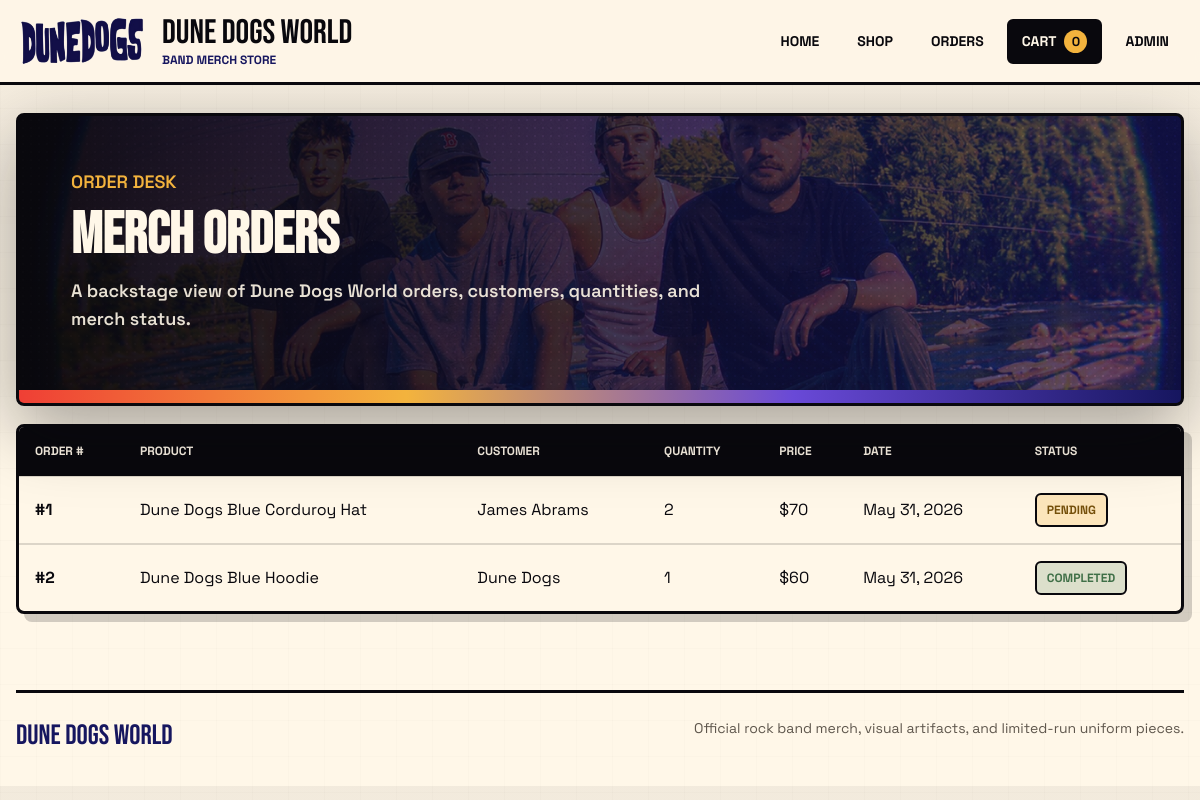
Screenshot of /orders/ with the database file from the repository.
### store/models.py (models this page shows, shortened)
class Order(models.Model):
    product = models.ForeignKey(Products, on_delete=models.CASCADE)
    customer = models.ForeignKey(Customer, on_delete=models.CASCADE)
    quantity = models.IntegerField(default=1)
    price = models.IntegerField()
    address = models.CharField(max_length=50, default="", blank=True)
    phone = models.CharField(max_length=50, default="", blank=True)
    date = models.DateField(default=datetime.date.today)
    status = models.BooleanField(default=False)
    class Meta:
        verbose_name_plural = "Orders"

class Products(models.Model):
    name = models.CharField(max_length=60)
    price = models.IntegerField(default=0)
    category = models.ForeignKey(Category, on_delete=models.CASCADE, default=1)
    description = models.CharField(max_length=250, default="", blank=True, null=True)
    image = models.ImageField(upload_to="uploads/products/")

class Customer(models.Model):
    first_name = models.CharField(max_length=50)
    last_name = models.CharField(max_length=50)
    phone = models.CharField(max_length=10)
    email = models.EmailField(unique=True)
    password = models.CharField(max_length=100)
    class Meta:
        verbose_name_plural = "Customers"

### store/views.py (the view)
# urls.py: path('orders/', views.customer_orders, name='orders'),
def customer_orders(request):
    orders = Order.objects.all()
    cart = _get_cart(request)
    return render(request, "store/orders.html", {
        "orders": orders,
        "cart": cart,
        "cart_count": sum(cart.values()),
    })

### store/views.py (called while the page is built)
def _get_cart(request):
    return request.session.get("cart", {})

### store/templates/store/orders.html (shortened to what this page needs)
{% extends 'store/base.html' %}
{% block content %}
<section class="hero hero-small">
  <div class="hero-content">
    <p class="eyebrow">Order Desk</p>
    <h2>Merch Orders</h2>
    <p class="lead">A backstage view of Dune Dogs World orders, customers, quantities, and merch status.</p>
  </div>
</section>
{% if orders %}
<div class="table-wrap">
  <table>
    <tr><th>Order #</th><th>Product</th><th>Customer</th><th>Quantity</th><th>Price</th><th>Date</th><th>Status</th></tr>
    {% for order in orders %}
    <tr>
      <td><strong>#{{ order.id }}</strong></td>
      <td>{{ order.product.name }}</td>
      <td>{{ order.customer.first_name }} {{ order.customer.last_name }}</td>
      <td>{{ order.quantity }}</td>
      <td>${{ order.price }}</td>
      <td>{{ order.date }}</td>
      <td><span class="status {% if order.status %}complete{% else %}pending{% endif %}">{% if order.status %}Completed{% else %}Pending{% endif %}</span></td>
    </tr>
    {% endfor %}
  </table>
</div>
{% else %}
<div class="empty empty-large">
  <p class="eyebrow">No Orders</p>
  <h2>The order desk is clear.</h2>
  <p class="lead">New Dune Dogs World merch orders will show here once they are added to the database.</p>
</div>
{% endif %}
{% endblock %}

### store/static/store/style.css (style rules this page uses)
:root { --ink: #09080d; --stage: #111018; --paper: #fff7e8; --bone: #e9dfca; --blue: #16165f; --amp: #ef3f35; --gold: #f3b33d; --green: #3f6f47; --violet: #6949d7; --muted: #817a70; --line: rgba(255, 247, 232, .18); --dark-line: rgba(9, 8, 13, .14); --shadow: 0 24px 70px rgba(9, 8, 13, .36); }
* { box-sizing: border-box; }
html { scroll-behavior: smooth; }
body { margin: 0; background: linear-gradient(180deg, rgba(9, 8, 13, .05), rgba(9, 8, 13, 0) 28rem), var(--paper); color: var(--ink); font-family: "Space Grotesk", ui-sans-serif, system-ui, -apple-system, BlinkMacSystemFont, "Segoe UI", sans-serif; }
body::before { content: ""; position: fixed; inset: 0; z-index: -1; opacity: .28; background-image: linear-gradient(90deg, rgba(9, 8, 13, .05) 1px, transparent 1px), linear-gradient(rgba(9, 8, 13, .05) 1px, transparent 1px); background-size: 36px 36px; pointer-events: none; }
.hero { position: relative; min-height: 620px; margin-bottom: 18px; padding: 52px; display: flex; align-items: flex-end; justify-content: space-between; gap: 28px; overflow: hidden; border: 3px solid var(--ink); border-radius: 8px; background: linear-gradient(90deg, rgba(9, 8, 13, .95) 0%, rgba(9, 8, 13, .76) 44%, rgba(9, 8, 13, .16) 100%), url("/static/store/dunedogs-band.jpg"); background-size: cover; background-position: center; box-shadow: var(--shadow); color: var(--paper); }
.hero::before { content: ""; position: absolute; inset: 0; background-image: radial-gradient(rgba(255, 247, 232, .18) 1px, transparent 1px); background-size: 8px 8px; mix-blend-mode: overlay; pointer-events: none; }
.hero::after { content: ""; position: absolute; inset: auto 0 0; height: 13px; background: linear-gradient(90deg, var(--amp), var(--gold), var(--violet), var(--blue)); }
.hero-small { min-height: 290px; align-items: center; background: linear-gradient(90deg, rgba(9, 8, 13, .96), rgba(22, 22, 95, .66)), url("/static/store/dunedogs-band.jpg"); background-size: cover; background-position: center 45%; }
.hero-content { position: relative; z-index: 1; max-width: 780px; }
.eyebrow { margin: 0 0 12px; color: var(--amp); font-size: 12px; font-weight: 950; text-transform: uppercase; }
.hero .eyebrow, .hero-small .eyebrow { color: var(--gold); }
h1, h2, h3, p { margin-top: 0; }
h1, h2, h3 { font-family: "Bebas Neue", Impact, "Arial Black", sans-serif; letter-spacing: 0; text-transform: uppercase; }
h2 { margin-bottom: 14px; font-size: 58px; line-height: .95; }
.hero p, .lead { max-width: 680px; color: rgba(255, 247, 232, .9); font-size: 18px; font-weight: 600; line-height: 1.55; }
.lead { color: var(--muted); }
.sidebar, .card, .empty, .summary-box, .table-wrap { border: 3px solid var(--ink); border-radius: 8px; background: var(--paper); box-shadow: 8px 8px 0 rgba(9, 8, 13, .18); }
.detail-notes span, .status { display: inline-flex; align-items: center; min-height: 30px; border: 2px solid var(--ink); border-radius: 6px; padding: 7px 10px; background: var(--bone); color: var(--ink); font-size: 12px; font-weight: 950; text-transform: uppercase; }
.table-wrap { overflow-x: auto; }
table { width: 100%; min-width: 720px; border-collapse: collapse; }
th, td { padding: 16px; border-bottom: 2px solid var(--dark-line); text-align: left; vertical-align: middle; }
th { background: var(--ink); color: var(--paper); font-size: 12px; font-weight: 950; text-transform: uppercase; }
tr:last-child td { border-bottom: 0; }
.status.complete { background: rgba(63, 111, 71, .18); color: var(--green); }
.status.pending { background: rgba(243, 179, 61, .26); color: #75500b; }

### rows the page displays
Order: id "1", product.name "Dune Dogs Blue Corduroy Hat", customer.first_name "James", customer.last_name "Abrams", quantity "2", price "70", date "May 31, 2026", status "PENDING"
Order: id "2", product.name "Dune Dogs Blue Hoodie", customer.first_name "Dune", customer.last_name "Dogs", quantity "1", price "60", date "May 31, 2026", status "COMPLETED"

### other values shown
{{ cart_count|default:0 }} "0"
